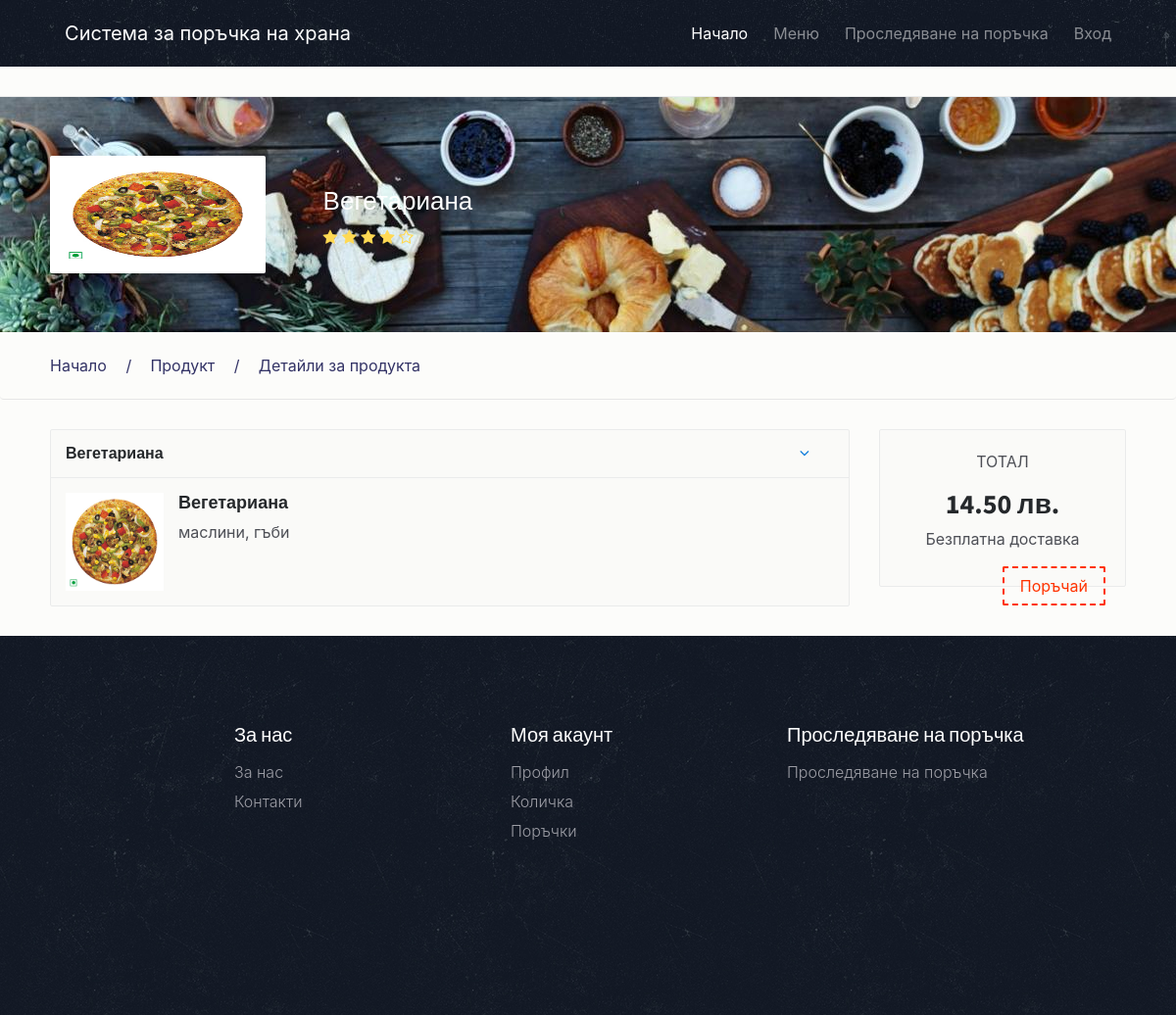
The page /food-detail.php?fid=4 on the database its author committed.
### tables this page shows
CREATE TABLE `tblfood` (
  `ID` int(10) NOT NULL,
  `CategoryName` varchar(120) DEFAULT NULL,
  `ItemName` varchar(120) DEFAULT NULL,
  `ItemPrice` varchar(120) DEFAULT NULL,
  `ItemDes` varchar(500) DEFAULT NULL,
  `Image` varchar(120) DEFAULT NULL,
  `ItemQty` varchar(120) DEFAULT NULL
);

### food-detail.php (the view, shortened to what this page needs)
<?php
include('includes/dbconnection.php');
  ?>
<!DOCTYPE html>
<html lang="en">
<head>
    <link href="css/bootstrap.min.css" rel="stylesheet">
    <link href="css/font-awesome.min.css" rel="stylesheet">
    <link href="css/animsition.min.css" rel="stylesheet">
    <link href="css/animate.css" rel="stylesheet">
    <link href="css/style.css" rel="stylesheet"> </head>
<body>
    <div class="site-wrapper animsition" data-animsition-in="fade-in" data-animsition-out="fade-out">
        <header id="header" class="header-scroll top-header headrom">
            <?php include_once('includes/header.php');?>
        </header>
        <div class="page-wrapper">
            <div class="top-links">
            </div>
                                     <?php
 $cid=$_GET['fid'];
$ret=mysqli_query($con,"select * from tblfood where ID='$cid'");
while ($row=mysqli_fetch_array($ret)) {
?>
            <section class="inner-page-hero bg-image" data-image-src="images/decouvrez-l-experience-food-d-airbnb.jpg">
                <div class="profile">
                    <div class="container">
                        <div class="row">
                            <div class="col-xs-12 col-sm-12  col-md-4 col-lg-4 profile-img">
                                <div class="image-wrap">
                                    <figure><img src="admin/itemimages/<?php echo $row['Image'];?>" width="200" height="100"></figure>
                                </div>
                            </div>
                            <div class="col-xs-12 col-sm-12 col-md-8 col-lg-8 profile-desc">
                                <div class="pull-left right-text white-txt">
                                    <h6><a href="#"><?php echo $row['ItemName'];?></a></h6>
                                        <ul class="nav nav-inline">
                                            <li class="nav-item ratings">
                                            <a class="nav-link" href="#"> <span>
                                    <i class="fa fa-star"></i>
                                    <i class="fa fa-star"></i>
                                    <i class="fa fa-star"></i>
                                    <i class="fa fa-star"></i>
                                    <i class="fa fa-star-o"></i>
                                    </span> </a>
                                        </li>
                                    </ul>
                                </div>
                            </div>
                        </div>
                    </div>
                </div>
            </section>
            <div class="breadcrumb">
                <div class="container">
                    <ul>
                        <li><a href="#" class="active">Начало</a></li>
                        <li><a href="#">Продукт</a></li>
                        <li>Детайли за продукта</li>
                    </ul>
                </div>
            </div>
            <div class="container m-t-30">
                <div class="row">
                    <div class="col-xs-12 col-sm-6 col-md-6 col-lg-9">
                        <div class="menu-widget m-b-30">
                            <div class="widget-heading">
                                <h3 class="widget-title text-dark">
                              <?php echo $row['ItemName'];?> <a class="btn btn-link pull-right" data-toggle="collapse" href="#popular" aria-expanded="true">
                              <i class="fa fa-angle-down pull-right"></i>
                              </a>
                           </h3>
                                <div class="clearfix"></div>
                            </div>
                            <div class="collapse in" id="1">
                                <div class="food-item">
                                    <div class="row">
                                        <div class="col-xs-12 col-sm-12 col-lg-8">
                                            <div class="rest-logo pull-left">
                                                <a class="restaurant-logo pull-left" href="#"><img src="admin/itemimages/<?php echo $row['Image'];?>" width="200" height="100"></a>
                                            </div>
                                            <div class="rest-descr">
                                                <h6><a href="#"><?php echo $row['ItemName'];?></a></h6>
                                                <p> <?php echo $row['ItemDes'];?></p>
                                            </div>
                                        </div>
                                        <div class="col-xs-12 col-sm-12 col-lg-4 pull-right item-cart-info"> </div>
                                    </div>
                                </div>
                            </div>
                        </div>
                    </div>
                    <div class="col-xs-12 col-md-12 col-lg-3">
                        <div class="sidebar-wrap">
                            <div class="widget widget-cart">
                                <div class="widget-body">
                                    <div class="price-wrap text-xs-center">
                                        <p>ТОТАЛ</p>
                                        <h3 class="value"><strong><?php echo $row['ItemPrice'];?> лв.</strong></h3>
                                        <p>Безплатна доставка</p>
                                        <?php if($_SESSION['fosuid']==""){?>
<a href="login.php" class="btn theme-btn-dash pull-right">Поръчай</a>
<?php }?>
                                    </div>
                                </div>
                            </div>
                        </div>
                    </div>
                    <?php }  ?>
                </div>
            </div>
            <?php include_once('includes/footer.php');?>
        </div>
    </div>
</body>
</html>

### css/style.css (style rules this page uses)
body { background: rgba(252, 251, 249, 0.68); font-size: 16px; color: #4d4f56; font-weight: 400; overflow-x: hidden; }
.h1, .h2, .h3, .h4, .h5, .h6, h1, h2, h3, h4, h5, h6 { font-family: "Source Sans Pro", sans-serif; color: #25282b; }
a { color: #f30; }
ul { list-style-type: none; padding: 0; }
.container { max-width: 1270px; width: 94%; }
.page-wrapper { padding-top: 68px; }
.form-control-lg, .dropdown-menu, .btn, .btn-group-lg>.btn, .btn-lg, .img-rounded { border-radius: 2px }
.btn { transition: all .4s; }
.theme-btn-dash { border: 2px dashed #f30; background-color: transparent; color: #f30 }
.m-b-30 { margin-bottom: 30px; }
.m-t-30 { margin-top: 30px; }
#header { position: fixed; width: 100%; border: 0; z-index: 99; }
.top-links { padding: 15px 0; border-bottom: 1px solid #eaebeb; }
.inner-page-hero { padding-top: 5%; padding-bottom: 5%; }
.image-wrap { border-radius: 2px; padding: 10px; float: left; background: #fff; }
.image-wrap figure { background: #FFF; border-radius: 2px; display: block; overflow: hidden; float: left; margin-bottom: 0; }
.image-wrap figure img { max-width: 100%; display: block }
.profile-desc h6 a { font-size: 26px; line-height: 31px; color: #fff; }
.profile-img { width: 24.7%; }
.profile .right-text span { margin-bottom: 8px; display: block; }
.profile-desc h6 { display: inline-block; margin-right: 3rem; margin-bottom: 10px; }
.profile-desc .right-text { width: 100%; border-right: 0; color: rgba(255, 255, 255, .5); margin-top: 30px; }
.profile-desc .nav-item a { color: #fff; }
.profile-desc .nav-item.ratings a span i { color: #ffd953; font-size: 16px; }
.breadcrumb { background: transparent; padding: 22px 0; border-bottom: 1px solid #e6e6e6; }
.breadcrumb ul li { display: inline-block; margin-right: 40px; position: relative; }
.breadcrumb ul li:before { position: absolute; left: -25px; top: 0; content: "/"; }
.breadcrumb ul li:first-child:before { content: none; }
.breadcrumb ul li a, .breadcrumb ul li { color: #333366; }
.breadcrumb ul, .breadcrumb { margin-bottom: 0; }
.widget { border: 1px solid #eaebeb; background: #fafaf8; border-radius: 3px; margin-bottom: 20px; }
.widget-heading { padding: 15px; color: #fff; border-radius: 3px; border-bottom: 1px solid #eaebeb; }
.menu-widget .widget-heading { border-bottom: none }
.widget-heading .widget-title { font-size: 16px; font-weight: 600; float: left; margin-top: 0; margin-bottom: 0; width: 100%; }
.widget-heading .widget-title .btn { padding: 0px 24px; }
.menu-widget, .widget { border: 1px solid #eaebeb; background: #fafaf8; border-radius: 2px; position: relative; }
.widget-body { padding: 20px; }
.menu-widget .food-item { padding: 15px }
.menu-widget .food-item:first-of-type { border-bottom: none }
.menu-widget .food-item .restaurant-logo { max-width: 100px; height: auto; display: block; }
.menu-widget .food-item .restaurant-logo img { max-width: 100%; display: block }
.menu-widget .food-item:first-of-type { border-top: 1px solid #eaebeb; }
.menu-widget .food-item:last-of-type { border-bottom: transparent }
.menu-widget .food-item .rest-descr { padding-left: 115px; padding-top: 0; }
.menu-widget .food-item .rest-descr h6 a { color: #25282b; font-size: 18px; font-weight: 600; }
.menu-widget .food-item .item-cart-info { padding-top: 20px }

### rows shown on the page
tblfood: Image (picture), ItemName "Вегетариана", ItemDes "маслини, гъби", ItemPrice "14.50"
